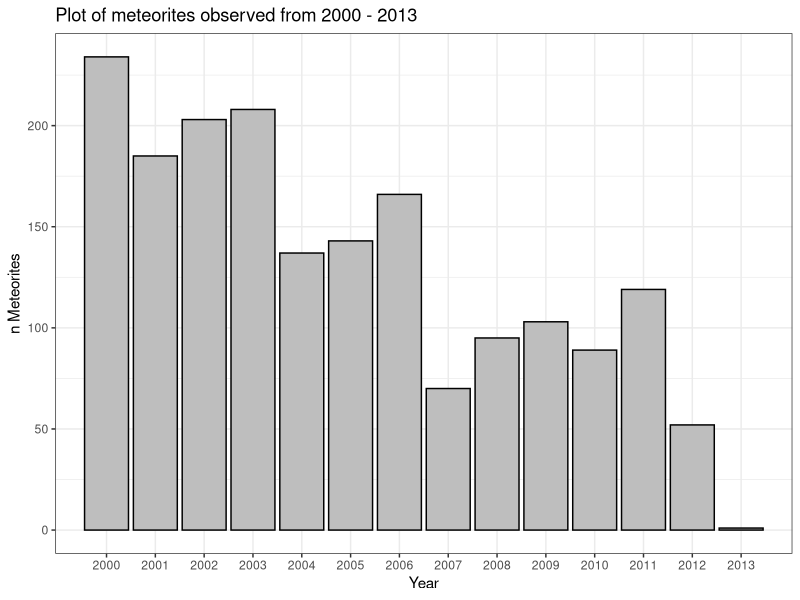
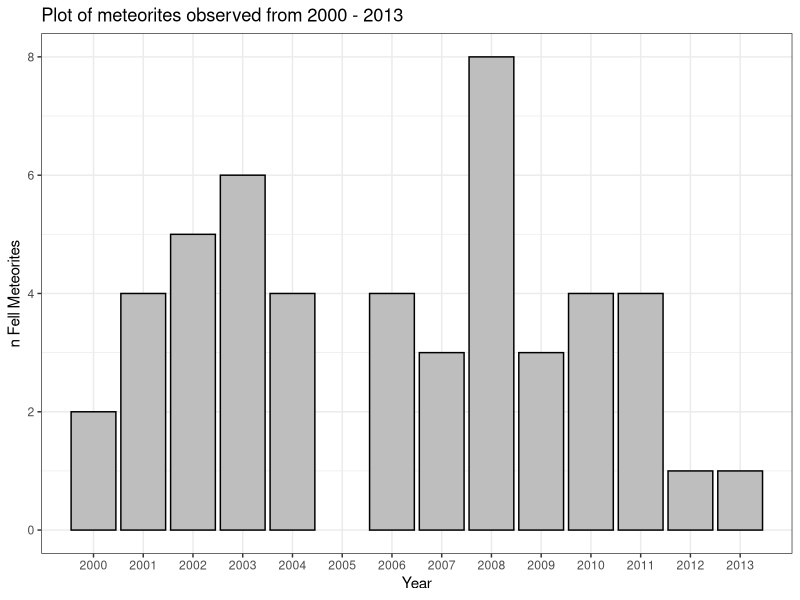
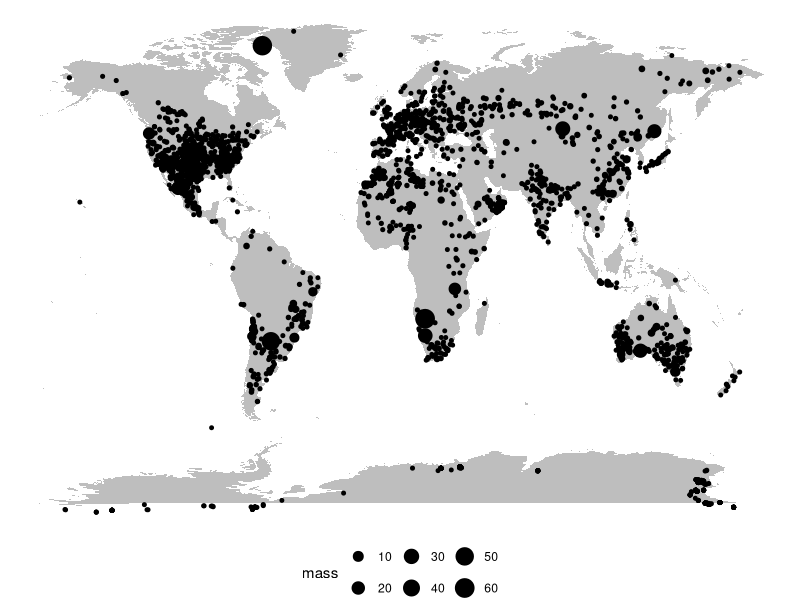
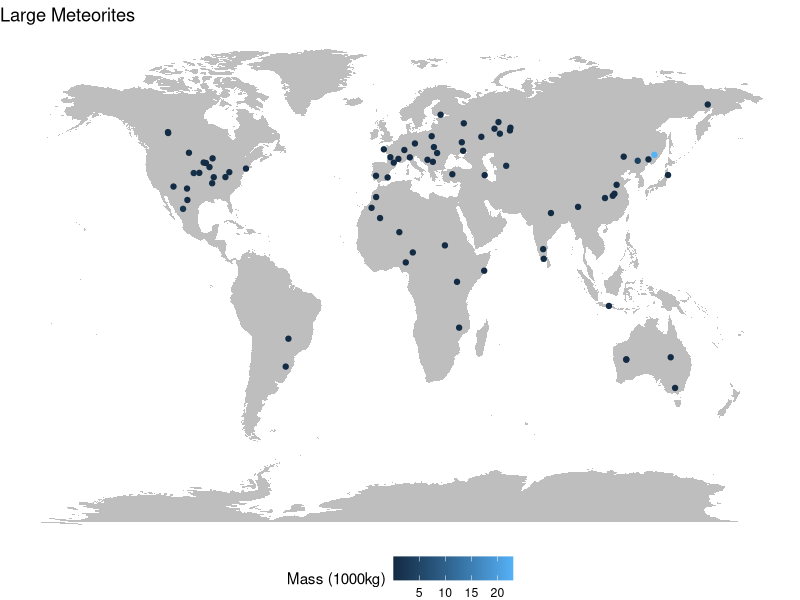
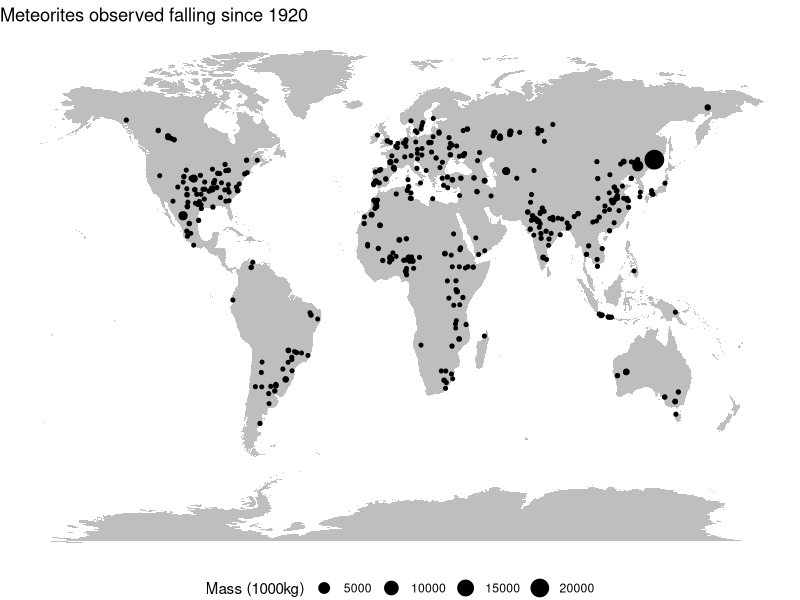
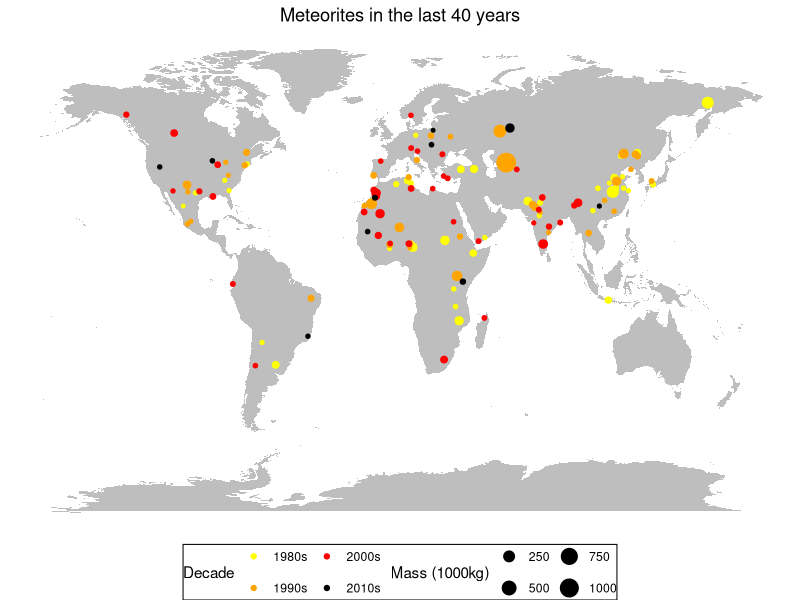

The R source for these figures, in order:
## ---- chunk 1
# load in the tidyverse and maps packages.
library(tidyverse)
library(maps)
## ---- chunk 2

# read in the clean data

meteorites <- read_csv("data/clean_meteorites_data.csv")
## ---- chunk 3
dim(meteorites)
## ---- chunk 4
head(meteorites)
## ---- chunk 5
largest_meteorites <- meteorites %>%
  # select only necessary columns
  select(name, mass, year) %>% 
  slice_max(mass, n = 10)
  

largest_meteorites
## ---- chunk 6
falling_meteorites <- meteorites %>% 
  filter(fall == "Fell")

avg_mass_falling_meteorites <- falling_meteorites %>% 
  summarise(avg_mass = mean(mass, na.rm = TRUE)) %>% 
  pull()

avg_mass_falling_meteorites/1000
## ---- chunk 7

found_meteorites <- meteorites %>% 
  filter(fall == "Found")

avg_mass_found_meteorites <- found_meteorites %>% 
  summarise(avg_mass = mean(mass, na.rm = TRUE)) %>% 
  pull()

avg_mass_found_meteorites/1000
## ---- chunk 8
# find only recent meteorites
recent_meteorites <- meteorites %>% 
  filter(year >= 2000)

count_meteorites <- recent_meteorites %>%
  add_count(year) %>%
  group_by(year) %>%
  summarise("n_meteorites" = mean(n), .groups = 'drop')

count_meteorites
## ---- chunk 9
count_meteorites %>% 
  ggplot() +
    geom_col(
             aes(x = year, y = n_meteorites),
             colour = "black", fill = "grey") +
    scale_x_discrete(breaks = seq(2000, 2013),
                     limits = seq(2000, 2013)) +
    labs(x = "Year",
         y = "n Meteorites",
         title = "Plot of meteorites observed from 2000 - 2013") +
    theme_bw()
## ---- chunk 10
count_fell_meteorites <- recent_meteorites %>%
  filter(fall == "Fell") %>% 
  add_count(year) %>%
  group_by(year) %>%
  summarise("n_fell_meteorites" = mean(n), .groups = 'drop')

count_fell_meteorites
## ---- chunk 11
count_fell_meteorites %>% 
  ggplot() +
    geom_col(
             aes(x = year, y = n_fell_meteorites),
             colour = "black", fill= "grey") +
    scale_x_discrete(breaks = seq(2000,2013),
                     limits = seq(2000,2013)) +
    labs(x = "Year",
         y = "n Fell Meteorites",
         title = "Plot of meteorites observed from 2000 - 2013") +
    theme_bw()
## ---- chunk 12
# load in world map
earth_map <- map_data("world")

# remove the missing values from the plot
meteorites <- meteorites %>%
  filter(latitude!=0 & longitude !=0)

ggplot() +
  # continental grey background
  geom_polygon(data = earth_map, aes(x = long, y = lat, group = group),
               fill = "grey", alpha = 1.5) +
  # plot lat/longs on top
  geom_point(data = meteorites %>% mutate(mass = mass/1000/1000),
             aes(x = longitude, y = latitude, size = mass)) +
  coord_cartesian() +
  theme_classic() +
  theme_void() +
  theme(legend.position = "bottom") +
  guides(size = guide_legend(nrow = 2))

## ---- chunk 13
large_meteorites <- falling_meteorites %>% 
  # the selection of large meteorites will be those greater than the avg mass
  filter(mass > avg_mass_falling_meteorites) %>% 
  # change the units of mass from grams to something more sensible for the plot
  mutate(mass = mass/1000/1000)


ggplot() +
  # plot map
  geom_polygon(data = earth_map, aes(x = long, y = lat, group = group),
               fill = "grey", alpha = 1.5) +
  # plot data
  geom_point(data = large_meteorites,
             aes(x = longitude, y = latitude, color = mass)) +
  coord_cartesian() +
  labs(color = "Mass (1000kg)", title = "Large Meteorites") +
  theme_void() +
  theme(legend.position = "bottom") +
  guides(size = guide_legend(nrow = 2))

## ---- chunk 14
median_avg_mass <- falling_meteorites %>% 
  summarise(avg_mass = median(mass, na.rm = TRUE)) %>% 
  pull()

median_avg_mass/1000
## ---- chunk 15
meteorites_last_100_years <- falling_meteorites %>% 
  filter(year > 1920) %>%
  # remove the missing values
  filter(latitude != 0 & longitude != 0)

ggplot() +
  geom_polygon(data = earth_map, aes(x = long, y = lat, group = group),
               fill = "grey", alpha = 1.5) +
  geom_point(data = meteorites_last_100_years,
             aes(x = longitude, y = latitude, size = mass/1000)) +
  coord_cartesian() +
  labs(title = "Meteorites observed falling since 1920", size = "Mass (1000kg)") +
  theme_void() +
  theme(legend.position = "bottom") +
  guides(size = guide_legend(nrow = 1))
## ---- chunk 16
recent_meteorites <- meteorites_last_100_years %>%
  filter(year >= 1980) %>% 
  mutate(decade = case_when(
    year >= 1980 & year < 1990 ~ "1980s",
    year >= 1990 & year < 2000 ~ "1990s",
    year >= 2000 & year < 2010 ~ "2000s",
    year >= 2010 & year < 2020 ~ "2010s"
  )) %>% 
  group_by(decade)

ggplot() +
  geom_polygon(data = earth_map,
               aes(x = long, y = lat, group = group),
               fill = "grey", alpha = 1.5) +
  geom_point(data = recent_meteorites,
             aes(x = longitude, y = latitude,
                 colour = decade, size = mass/1000)) +
  scale_color_manual(values = c("1980s" = "yellow",
                                "1990s" = "orange",
                                "2000s" = "red",
                                "2010s" = "black")) +
  labs(color = "Decade",
       size = "Mass (1000kg)",
       title = "Meteorites in the last 40 years") +
  coord_cartesian() +
  theme_void() +
  theme(legend.position = "bottom", plot.title = element_text(hjust = 0.5),
        legend.box.background = element_rect()) +
  guides(size = guide_legend(nrow = 2, ncol = 2),
         colour = guide_legend(nrow = 2, ncol = 2))

